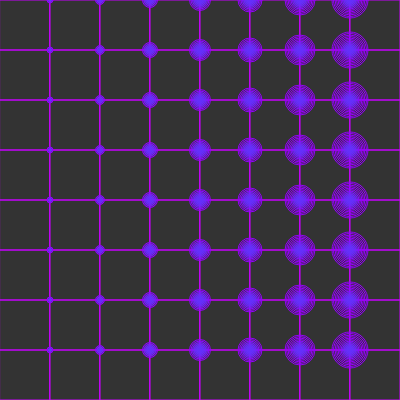
Frame 1 (no input)
Frame 60 (no input): identical to frame 1, image omitted
Frame 120 (the mouse pressed at the canvas centre since frame 60): identical to frame 1, image omitted

The p5.js sketch that drew this single still picture (run headless with seeded random() and noise() and a simulated clock; from frame 60 on, the mouse is pressed at the canvas centre):

// p5.js sketch
// ── sketch.js


let cols, rows;
let w = 50;
let grid = [];

function setup() {
  createCanvas(400, 400);

// set cols/rows to be dynamic with canvas size
  cols = floor(width/w);
  rows = floor(height/w);

// load array with grid
    for (let j = 0; j < rows; j++){
      for (let i = 0; i < cols; i++){

       let shape = new Shape(i,j);
        grid.push(shape);
      }
    }
}

function draw() {
  background(51);

// outer squares
  for (let i = 0; i < grid.length; i++) {
    grid[i].outerGrid();
  }

// inner squares
  for (let i = 0; i < grid.length; i++) {
    grid[i].innerSquare();
  }
}

class Shape {
  constructor(i, j) {
  this.i = i;
  this.j = j;
  this.x = this.i*w;
  this.y = this.j*w;
  }
  
  outerGrid() {
    push();
      stroke(200, 0, 255);
      noFill();
      rect(this.x, this.y, w, w);
      translate(this.x, this.y);
    pop();
   }

    innerSquare() {
        noFill();
        stroke(150, 0, 255);
        let ts = millis()/600.0;
        let angle = radians(ts*2.0*Math.PI*5.0);
        let rect_w = (w-20);
        let tx = this.x+3 + rect_w / 2;
        let ty = this.y+3 + rect_w / 2;
      for (let x = 0; x < tx; x+=30) {
        for (let y = 0; y < ty; y+=30) {
          fill(100,50,250,255-x);
      }
        ellipse(this.x,this.y,x/10);
      }
        push();
            translate(tx, ty);
            rotate(angle + random(angle));
            //rect(-rect_w/2, -rect_w/2, rect_w, rect_w);
        pop();
    }
}
